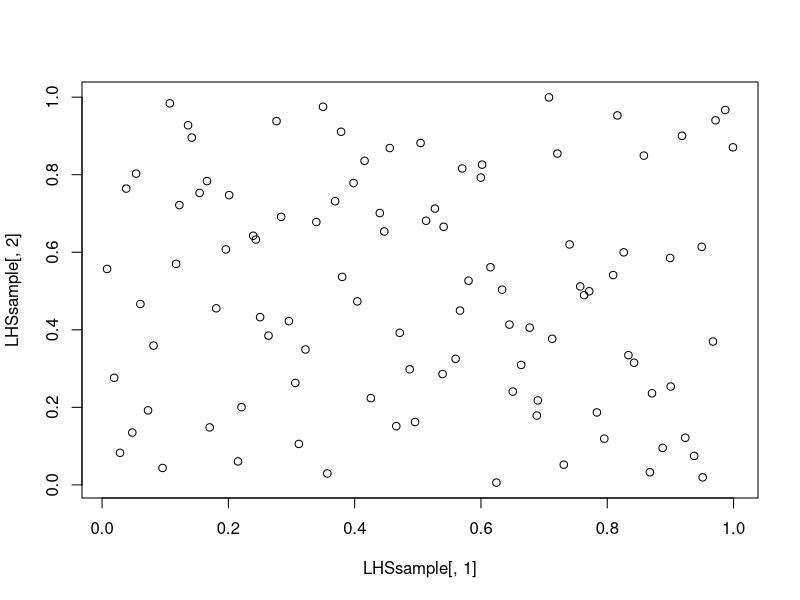
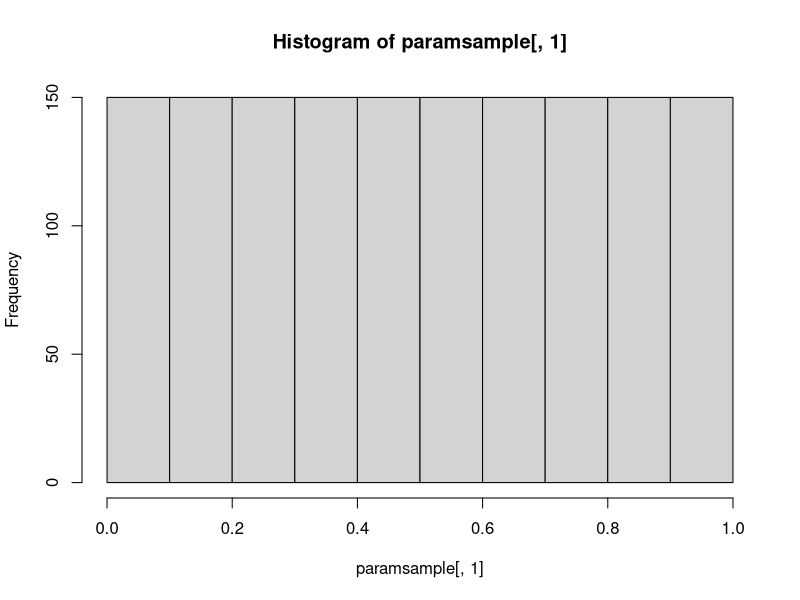
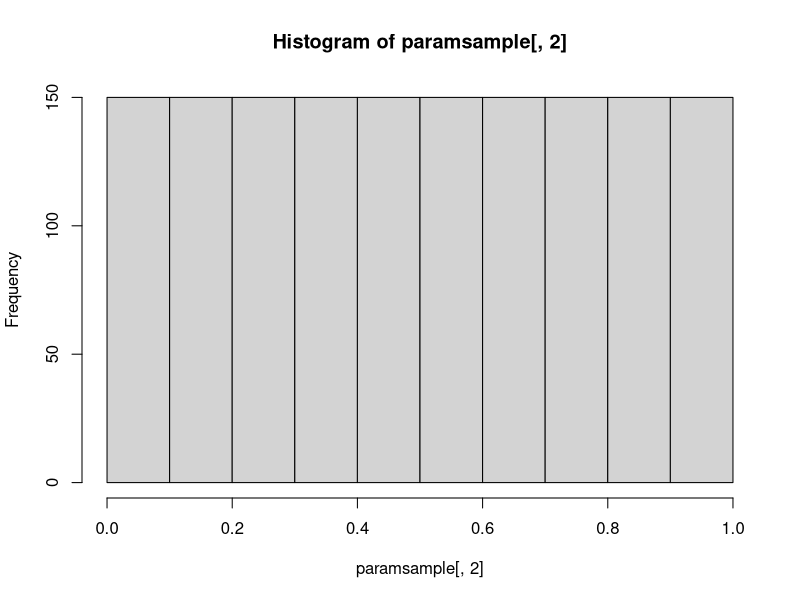
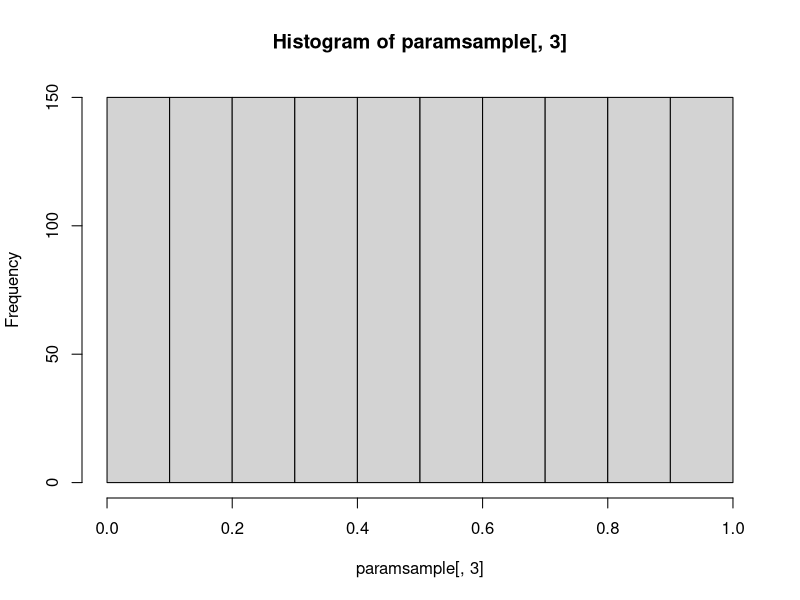
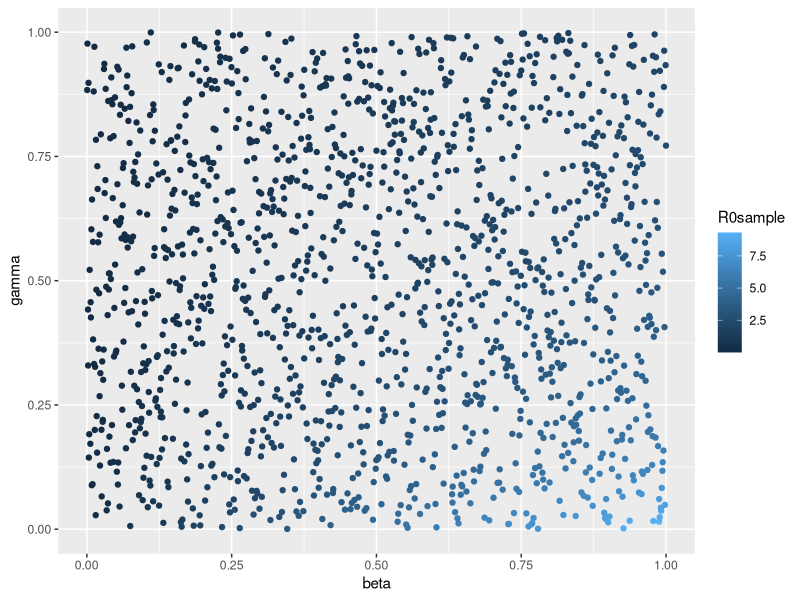
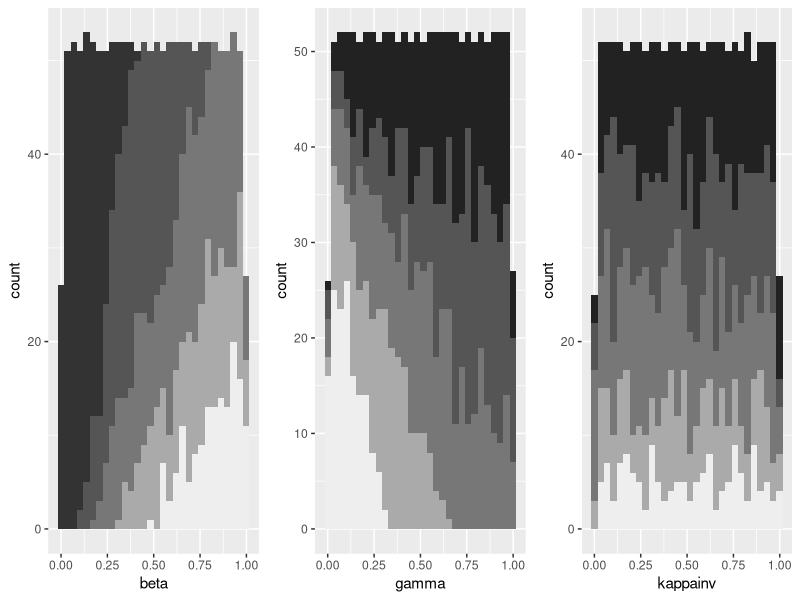
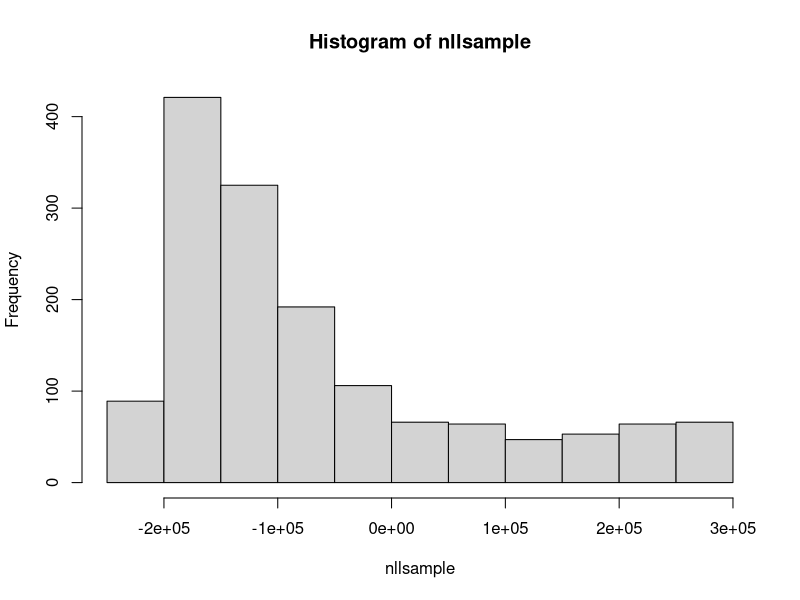
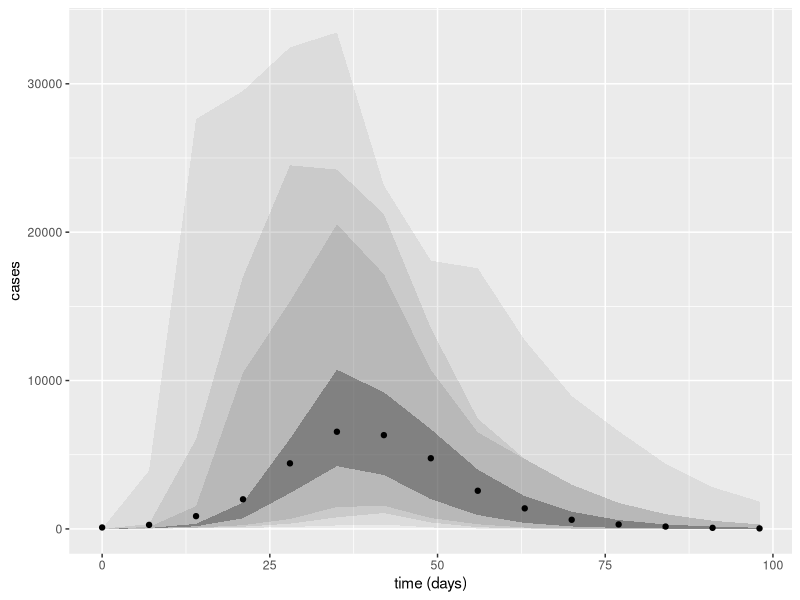

Write R code to recreate these figures, in order.
## ---- chunk 1
knitr::opts_chunk$set(echo = TRUE)
## ---- chunk 2
library(lhs)
library(deSolve)
library(ggplot2)
library(gridExtra)
## ---- chunk 3
set.seed(8)
LHSsample = randomLHS(100,2)
plot(LHSsample[,1],LHSsample[,2])
## ---- chunk 4
# Data set
times = c(0, 7, 14, 21, 28, 35, 42, 49, 56, 63, 70, 77, 84, 91, 98)
data = c(97, 271, 860, 1995, 4419, 6549, 6321, 4763, 2571, 1385, 615, 302, 159, 72, 34)

# Model function
SIRode <- function(t, x, params){
  S = x[1]
  I = x[2]
  R = x[3]
  
  b = params[1]
  g = params[2]
  
  dS = -b*S*I
  dI = b*S*I - g*I
  dR = g*I
  
  list(c(dS, dI, dR))
}

# Extra model setup - default parameters, initial conditions, measurement equation
params = c('beta'=0.4,'gamma'=0.25, 'kappainv'=1/80000)
x0fun = function(cases,params) {
  x0 = c(1-(10*params[3]), 10*params[3], 0) # suppose we start with 10 cases
  names(x0) = c('S0','I0','R0')
  x0}
yfun = function(odeSim, params){odeSim[,3]/params[3]} 
## ---- chunk 5
numsamples = 1500
paramsample = randomLHS(numsamples,length(params))
## ---- chunk 6
hist(paramsample[,1])
hist(paramsample[,2])
hist(paramsample[,3])
## ---- chunk 7
# these are containers that we'll fill in
ysample = matrix(NA,length(times),numsamples)
nllsample = numeric(numsamples)
R0sample = numeric(numsamples)

# set upper and lower bounds for the parameters - order is beta, gamma, kappainv
paramlower = c(0,0.1,1/100000)
paramupper = c(1,0.5,1/10000)

# calculate each quantity for each sampled parameter set
for(i in 1:numsamples){
  # We need to re-scale the parameters to be in the upper and lower bounds above
  ptemp = paramlower + (paramupper-paramlower)*paramsample[i,]
  
  xtemp <- ode(x0fun(cases,ptemp), times, SIRode, ptemp, method='ode45')
  ysample[,i] = yfun(xtemp,ptemp)
  
  nllsample[i] =  sum(yfun(xtemp,ptemp)) - sum(data*log(yfun(xtemp,ptemp)))
  
  R0sample[i] = ptemp[1]/ptemp[2] #R0 = beta/gamma
}
## ---- chunk 8
ggplot(cbind.data.frame(paramsample,nllsample), aes(x = paramsample[,1],y = paramsample[,2],color = R0sample)) + geom_point() + labs(x="beta", y="gamma")
## ---- chunk 9
R0quantiles = quantile(R0sample, probs=c(0.25,0.5,0.75,0.9), na.rm=TRUE)

# colors for plotting
pcolors = c("#555555","#777777","#AAAAAA","#EEEEEE")
## ---- chunk 10
# Generate the basic histogram for each parameter, over all samples
betaR0plot = ggplot(as.data.frame(paramsample), aes(paramsample[,1])) + 
    geom_histogram(fill="#333333") + 
    labs(x="beta")

gammaR0plot = ggplot(as.data.frame(paramsample), aes(paramsample[,2])) + 
    geom_histogram(fill="#222222") + 
    labs(x="gamma")

kR0plot = ggplot(as.data.frame(paramsample), aes(paramsample[,3])) + 
    geom_histogram(fill="#222222") + 
    labs(x="kappainv")

# Loop over each quantile and add it to the plot
for(i in 1:4){
  pR0temp = paramsample[which(R0sample >= R0quantiles[i]),] #pull just that quantile
  
  # add it to the plots
  betaR0plot = betaR0plot + geom_histogram(data = as.data.frame(pR0temp),aes(V1),fill = pcolors[i])
  gammaR0plot = gammaR0plot + geom_histogram(data = as.data.frame(pR0temp),aes(V2),fill = pcolors[i])
  kR0plot = kR0plot + geom_histogram(data = as.data.frame(pR0temp),aes(V3),fill = pcolors[i])
}

# print the plot
grid.arrange(betaR0plot, gammaR0plot, kR0plot, ncol=3)
## ---- chunk 11
hist(nllsample)
## ---- chunk 12
# quantiles of the -LL that we'll look at (best 25%, 10%, 5%, 1%)
quantiles = quantile(nllsample, probs=c(0.25,0.1,0.05,0.01), na.rm=TRUE)

ycolors = c("#88888826","#66666626","#55555526","#44444477")

yplot = ggplot(cbind.data.frame(times,data),aes(x=times,y=data))

for(i in 1:4){
  ytemp = ysample[,which(nllsample <= quantiles[i])]
  tempdata = cbind.data.frame('ytemp.min' = apply(ytemp, 1, min), 'ytemp.max' = apply(ytemp, 1, max))
  
  yplot = yplot + geom_ribbon(data = tempdata, aes(min=ytemp.min, max=ytemp.max), fill = ycolors[i])
}

yplot = yplot + geom_point(color = rgb(0,0,0)) + labs(x="time (days)", y="cases")
print(yplot)
